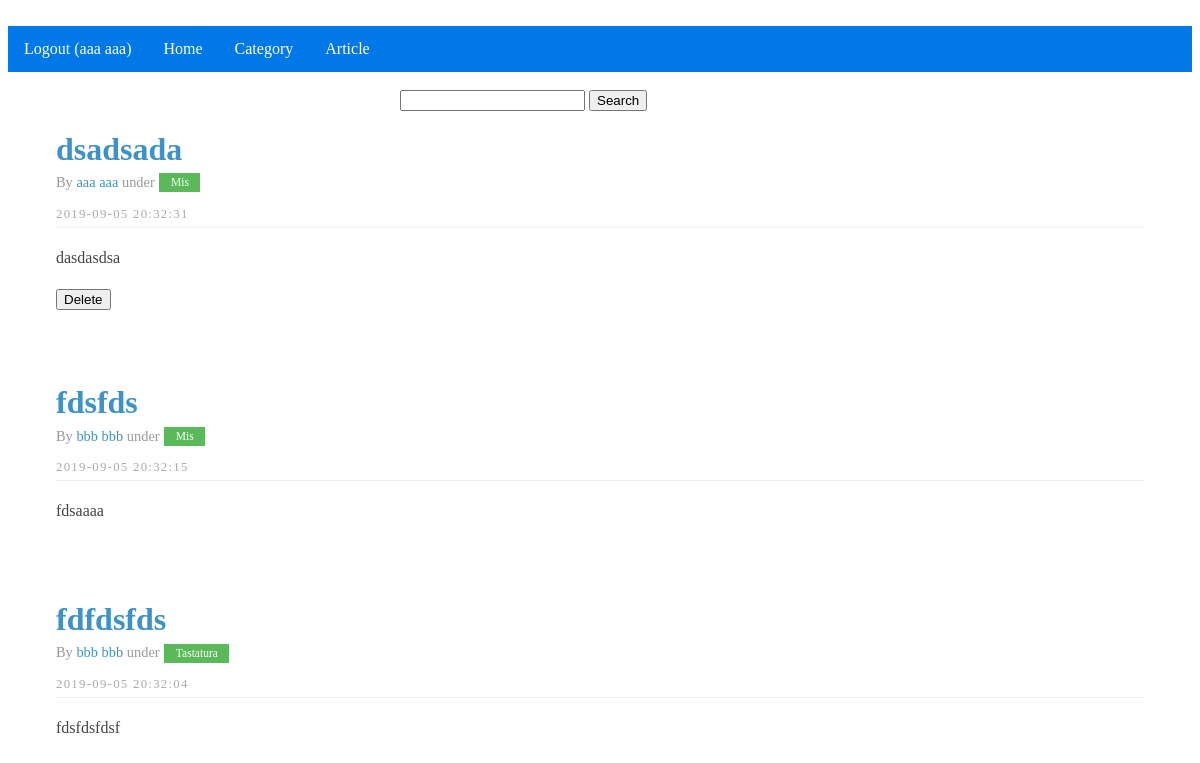
Page /dashboard (signed in) on the earlier database version.
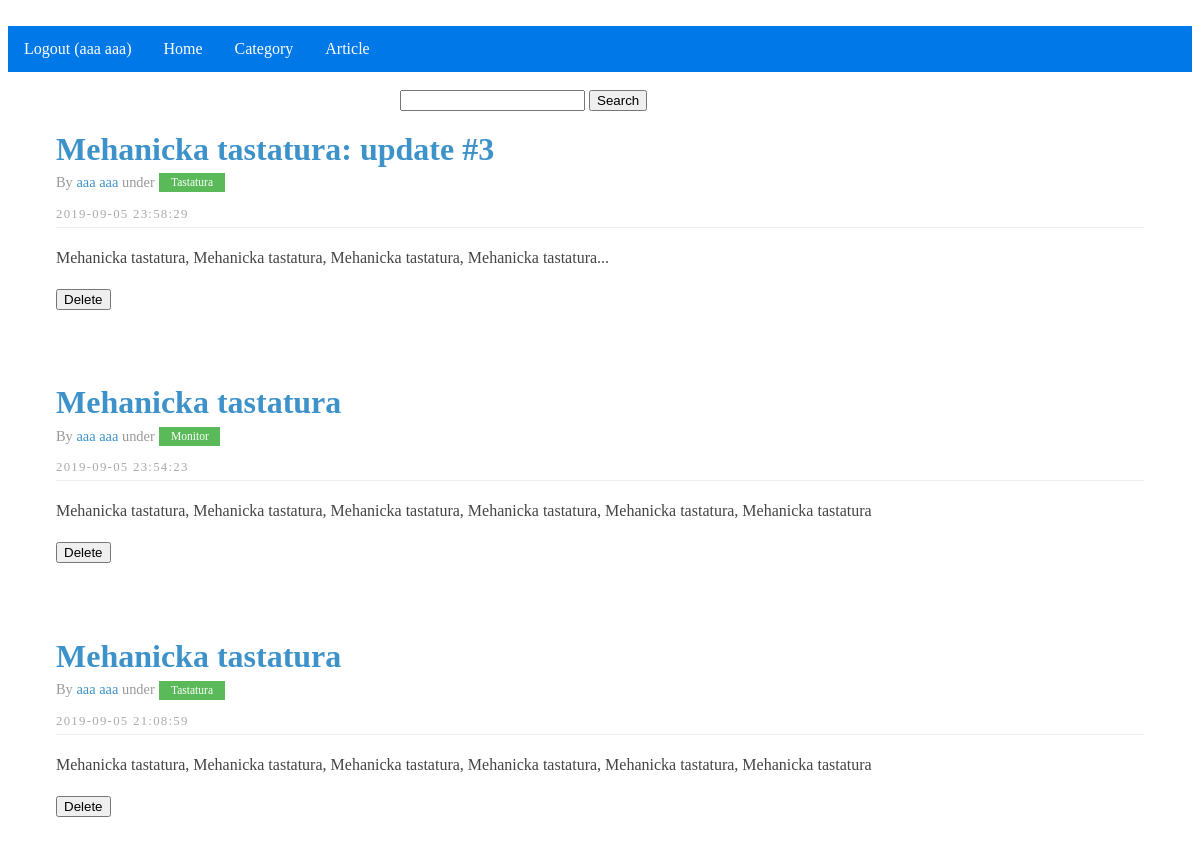
Same page on the later database version.
### blog/models.py (models this page shows, shortened)
class Article(db.Model):
    __tablename__ = 'article'
    __searchable__ = ['title', 'content']
    id = db.Column(db.Integer, primary_key=True)
    title = db.Column(db.String(40), nullable=False)
    content = db.Column(db.String(400), nullable=False)
    created_at = db.Column(db.DateTime, nullable=False, default=datetime.now())
    updated_at = db.Column(db.DateTime, nullable=False, default=datetime.now())
    owner_id = db.Column(db.Integer, db.ForeignKey('user.id'), nullable=False)
    category_id = db.Column(db.Integer, db.ForeignKey('category.id'), nullable=False)

class User(UserMixin, db.Model):
    id = db.Column(db.Integer, primary_key=True)
    email = db.Column(db.String(80), unique=True, nullable=False)
    first_name = db.Column(db.String(20), nullable=False)
    last_name = db.Column(db.String(20), nullable=False)
    password = db.Column(db.String(80), nullable=False)
    created_at = db.Column(db.DateTime, nullable=False, default=datetime.now())
    articles = db.relationship('Article', backref='owner')

class Category(db.Model):
    id = db.Column(db.Integer, primary_key=True)
    title = db.Column(db.String(40), unique=True, nullable=False)
    categories = db.relationship('Article', backref='category')

### blog/routes.py (the view)
@app.route('/dashboard', methods=['GET'])
@login_required
def dashboard():
    articles = Article.query.order_by(Article.updated_at.desc()).all()
    output = []
    for article in articles:
        article_data = {}
        article_data['article_id'] = article.id
        article_data['user_id'] = article.owner.id
        article_data['title'] = article.title
        article_data['content'] = article.content
        article_data['category'] = article.category.title
        article_data['first_name'] = article.owner.first_name
        article_data['last_name'] = article.owner.first_name
        article_data['created_at'] = article.created_at
        article_data['updated_at'] = article.updated_at
        output.append(article_data)
    return render_template('dashboard.html', posts = output)

### blog/__init__.py (called while the page is built)
@login.user_loader
def load_user(id):
    return User.query.get(int(id))

### templates/dashboard.html (shortened to what this page needs)
﻿{% extends "layout.html" %}
{% block content %}
<ul>
    <li><a href="{{ url_for('logout') }}">Logout ({{ session['active_user'] }})</a></li>
    <li><a href="{{ url_for('dashboard') }}">Home</a></li>
    <li><a href="{{ url_for('add_category') }}">Category</a></li>
    <li><a href="{{ url_for('create_article') }}">Article</a></li>
</ul>
<div class="center">
    <form class="pure-form" method="GET" action="search">
        <input type="text" class="pure-input-rounded" name="query">
        <button type="submit" class="pure-button">Search</button>
    </form>
</div>
<div id="layout" class="pure-g">
    <div class="content pure-u-1 pure-u-md-3-4">
        {% for post in posts %}
        <div class="posts">
            <section class="post">
                <header class="post-header">
                    <h1 class="post-title"><a href="{{ url_for('single_article', article_id = post['article_id']) }}">{{ post['title'] }}</a></h1>
                    <p class="post-meta">
                        By <a href="{{ url_for('user_articles', user_id = post['user_id']) }}" class="post-author">{{ post['first_name'] }} {{ post['last_name'] }}</a> under <a class="post-category post-category-design" href="#">{{ post['category'] }}</a>
                    </p>
                </header>
                <h1 class="content-subhead">{{ post['updated_at'].strftime("%Y-%m-%d %H:%M:%S") }}</h1>
                <div class="post-description">
                    <p>
                        {{ post['content'] }}
                    </p>
                </div>
                {% if post.user_id == current_user.id %}
                <form method="POST" action="{{ url_for('delete_article', article_id = post['article_id']) }}" class="pure-form pure-form-stacked">
                    <button type="submit" class="pure-button pure-button-primary">Delete</button>
                </form>
                {% endif %}
            </section>
        </div>
        {% endfor %}
    </div>
</div>
{% endblock content %}

### templates/layout.html (shortened to what this page needs)
﻿<!DOCTYPE html>
<html lang="en" xmlns="http://www.w3.org/1999/xhtml">
<head>
    <link rel="stylesheet" href="https://unpkg.com/purecss@1.0.1/build/pure-min.css">
    <link rel="stylesheet" type="text/css" href="{{ url_for('static', filename='mymenu.css') }}">
    <link rel="stylesheet" type="text/css" href="{{ url_for('static', filename='posts.css') }}">
</head>
<body>
    {% block content %}{% endblock %}
</body>
</html>

### static/mymenu.css (style rules this page uses)
ul { list-style-type: none; margin: 0; padding: 0; overflow: hidden; background-color: #0078E7; }
li { float: left; }
li a { display: block; color: white; text-align: center; padding: 14px 16px; text-decoration: none; }
.center { position: absolute; margin: auto; top: 90px; right: 0; bottom: 0; left: 0; width: 400px; }

### static/posts.css (style rules this page uses)
* { -webkit-box-sizing: border-box; -moz-box-sizing: border-box; box-sizing: border-box; }
a { text-decoration: none; color: rgb(61, 146, 201); }
#layout { padding: 0; }
.content-subhead { text-transform: uppercase; color: #aaa; border-bottom: 1px solid #eee; padding: 0.4em 0; font-size: 80%; font-weight: 500; letter-spacing: 0.1em; }
.content { padding: 2em 1em 0; }
.post { padding-bottom: 2em; }
.post-title { font-size: 2em; color: #222; margin-bottom: 0.2em; }
.post-description { font-family: Georgia, "Cambria", serif; color: #444; line-height: 1.8em; }
.post-meta { color: #999; font-size: 90%; margin: 0; }
.post-category { margin: 0 0.1em; padding: 0.3em 1em; color: #fff; background: #999; font-size: 80%; }
.post-category-design { background: #5aba59; }
@media (min-width: 48em) { .content { padding: 2em 3em 0; } }

Differences in the rows shown:
removed Article: title "dsadsada", updated_at "2019-09-05 20:32:31", content "dasdasdsa"
removed Category: category "Mis" "Mis"
removed Article: title "fdsfds", updated_at "2019-09-05 20:32:15", content "fdsaaaa"
no longer on this page (row unchanged): User: first_name "bbb" "bbb", last_name "bbb" "bbb"
added Article: title "Mehanicka tastatura: update #3", updated_at "2019-09-05 23:58:29", content "Mehanicka tastatura, Mehanicka tastatura, Mehanicka tastatura, Mehanicka tastatura..."
now on this page (row unchanged): Category: category "Monitor"
added Article: title "Mehanicka tastatura", updated_at "2019-09-05 21:08:59", content "Mehanicka tastatura, Mehanicka tastatura, Mehanicka tastatura, Mehanicka tastatura, Mehanicka tastatura, Mehanicka tastatura"
Other differences:
new list line: "By under Delete"
new list line: "aaa aaa"
new list line: "Tastatura"
new list line: "Mehanicka tastatura 2019-09-05 23:54:23 Mehanicka tastatura, Mehanicka tastatura, Mehanicka tastatura, Mehanicka tastatura, Mehanicka tastatura, Mehanicka tastatura"
list line gone: "By under Delete"
list line gone: "aaa aaa"
list line gone: "By under"
list line gone: "fdfdsfds 2019-09-05 20:32:04 fdsfdsfdsf"
list line gone: "Tastatura"
